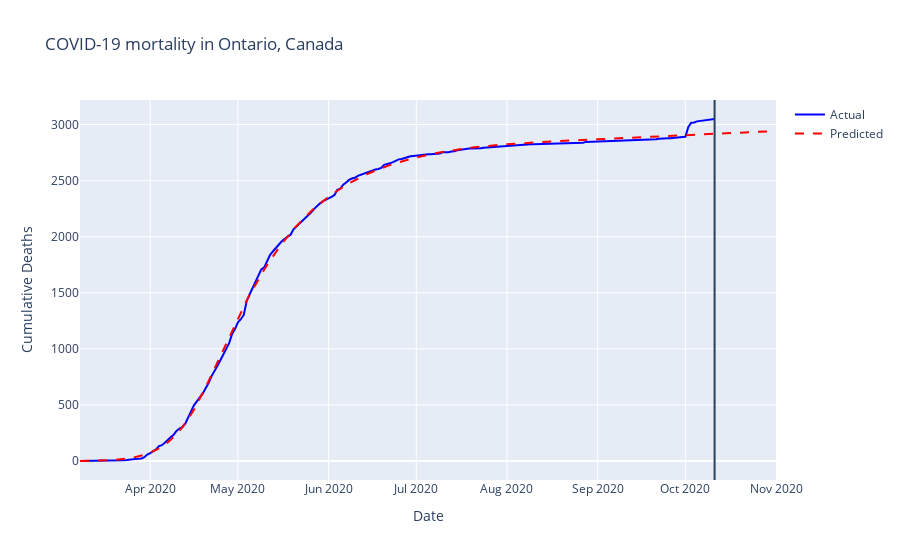

The notebook cell this image was saved under:
### Code cell
# Plot results
mortality_pred["date"] = mortality_pred["date_death_report"]
plot_predictions(
    mortality_pred,
    y="cumulative_deaths",
    y_label='Cumulative Deaths',
    title="COVID-19 mortality in Ontario, Canada",
    height=600
)

### Figure 1 — Plotly figure (JSON) as saved in the notebook; plotly's stock layout.template omitted (floating-point values rounded to 4 significant figures; data arrays with more than 128 entries replaced by an {"elided": "..."} marker saying what was removed)
{"data": [{"marker": {"color": "blue"}, "mode": "lines", "name": "Actual", "type": "scatter", "x": {"elided": "239 str values"}, "y": {"elided": "239 int values"}}, {"line": {"dash": "dash"}, "marker": {"color": "red"}, "mode": "lines", "name": "Predicted", "type": "scatter", "x": {"elided": "239 str values"}, "y": {"elided": "239 float values"}}], "layout": {"autosize": true, "shapes": [{"type": "line", "x0": "2020-10-11", "x1": "2020-10-11", "xref": "x", "y0": 0, "y1": 1, "yref": "paper"}], "title": {"text": "COVID-19 mortality in Ontario, Canada"}, "xaxis": {"autorange": true, "range": ["2020-03-08", "2020-11-01"], "title": {"text": "Date"}, "type": "date"}, "yaxis": {"autorange": true, "range": [-169.4, 3218.0], "title": {"text": "Cumulative Deaths"}, "type": "linear"}}}
